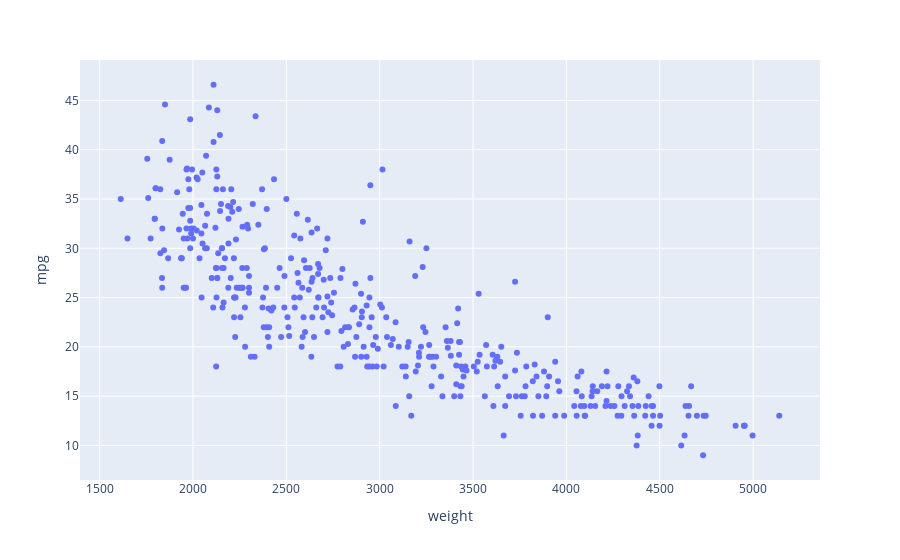

Notebook code cell kept with this figure:
### Code cell
px.scatter(data, x='weight', y='mpg')

### Figure 1 — Plotly figure (JSON) as saved in the notebook; plotly's stock layout.template omitted (floating-point values rounded to 4 significant figures; data arrays with more than 128 entries replaced by an {"elided": "..."} marker saying what was removed)
{"data": [{"hovertemplate": "weight=%{x}<br>mpg=%{y}<extra></extra>", "legendgroup": "", "marker": {"color": "#636efa", "symbol": "circle"}, "mode": "markers", "name": "", "orientation": "v", "showlegend": false, "type": "scatter", "x": {"elided": "398 int values"}, "xaxis": "x", "y": {"elided": "398 float values"}, "yaxis": "y"}], "layout": {"legend": {"tracegroupgap": 0}, "margin": {"t": 60}, "xaxis": {"anchor": "y", "domain": [0, 1], "title": {"text": "weight"}}, "yaxis": {"anchor": "x", "domain": [0, 1], "title": {"text": "mpg"}}}}
